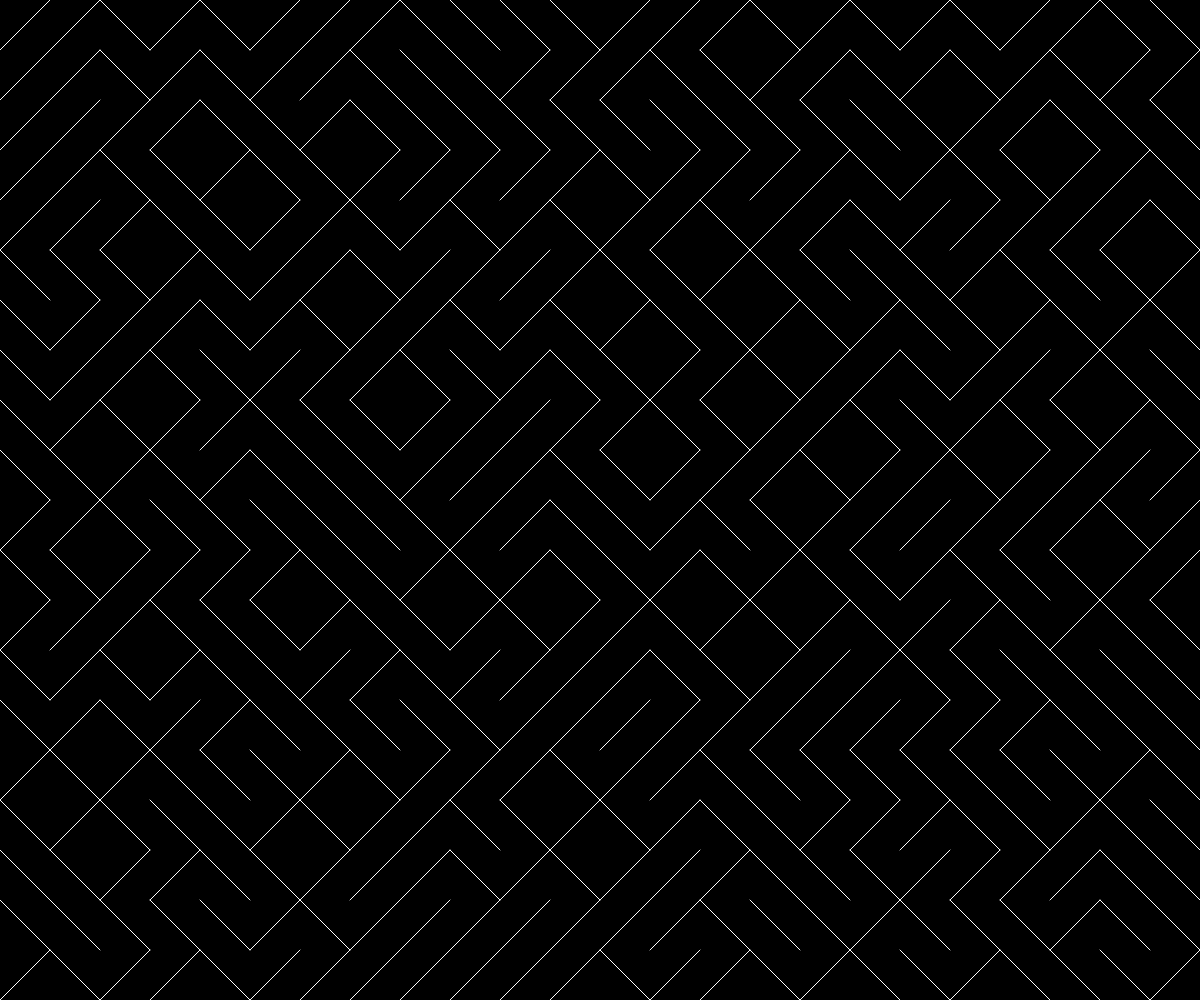
Frame 1 (no input)
Frame 60 (no input): identical to frame 1, image omitted
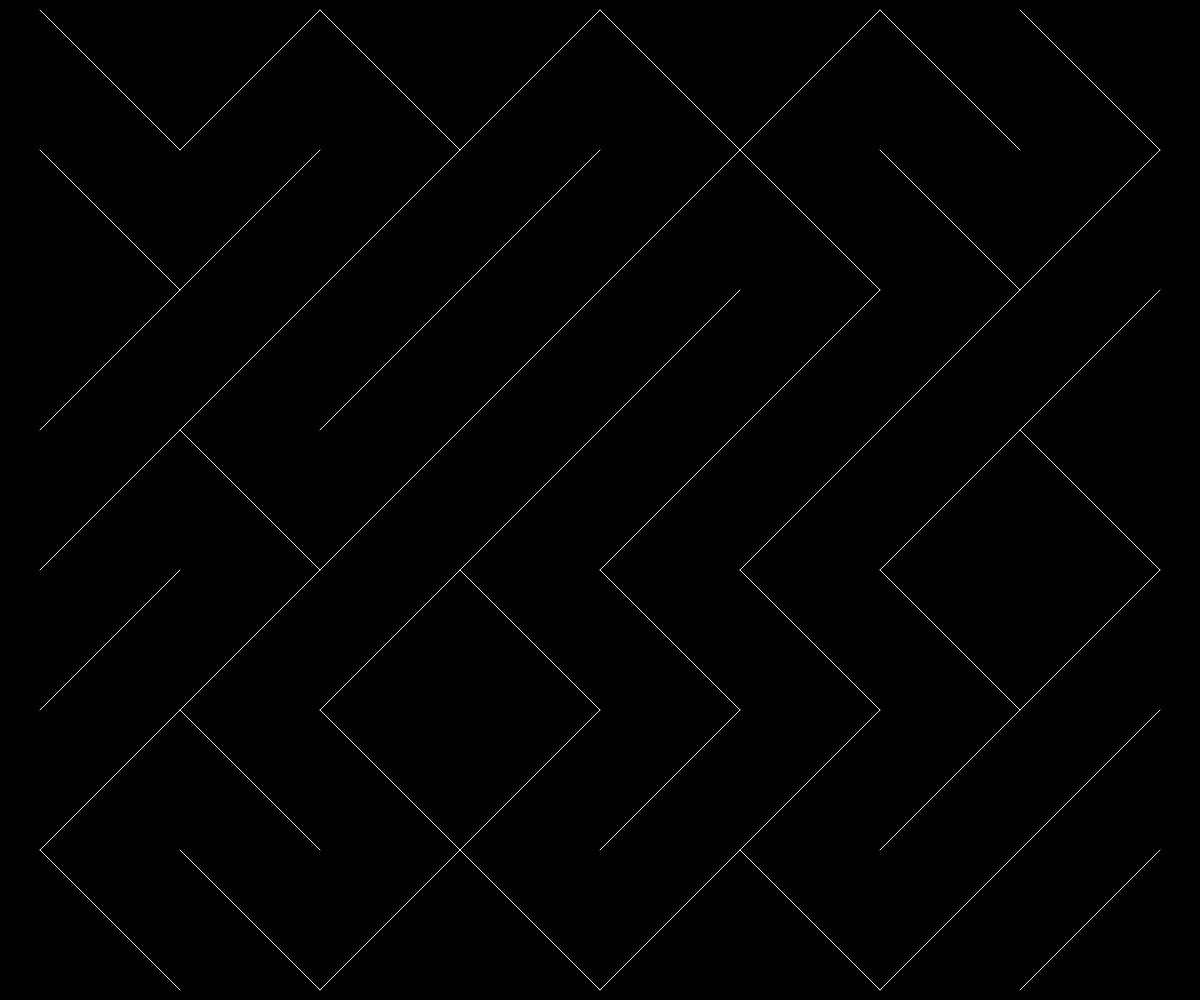
Frame 120 (the mouse pressed at the canvas centre since frame 60)

The p5.js sketch that drew these frames (run headless with seeded random() and noise() and a simulated clock; from frame 60 on, the mouse is pressed at the canvas centre):

// p5.js sketch
// ── sketch.js
let slotSize = 50;
let marginX;
let marginY;
let seed

function setup() {

    createCanvas(windowWidth, windowHeight);
    background(180);

    pixelDensity(1);

    marginX = windowWidth - int((windowWidth / slotSize)) * slotSize;
    marginY = windowHeight - int((windowHeight / slotSize)) * slotSize;

    seed = random(9999)
}


function draw() {
    randomSeed(seed)
    background(0)
    noFill();
    stroke(255)
    for (let i = marginX / 2 + slotSize / 2; i < width - marginX / 2; i += slotSize) {
        for (let j = marginY / 2 + slotSize / 2; j < height - marginY / 2; j += slotSize) {

            if (random(1) > 0.5) {
                line(i - slotSize / 2, j - slotSize / 2, i + slotSize / 2, j + slotSize / 2)
            } else {
                line(i - slotSize / 2, j + slotSize / 2, i + slotSize / 2, j - slotSize / 2)
            }

        }
    }
}

function mousePressed() {
    seed = random(9999)
    slotSize = random(10, 200)
    strokeWeight(random(10))
    marginX = windowWidth - int((windowWidth / slotSize)) * slotSize;
    marginY = windowHeight - int((windowHeight / slotSize)) * slotSize;
}


function windowResized() {
    resizeCanvas(windowWidth, windowHeight);
    marginX = windowWidth - int((windowWidth / slotSize)) * slotSize;
    marginY = windowHeight - int((windowHeight / slotSize)) * slotSize;
}
